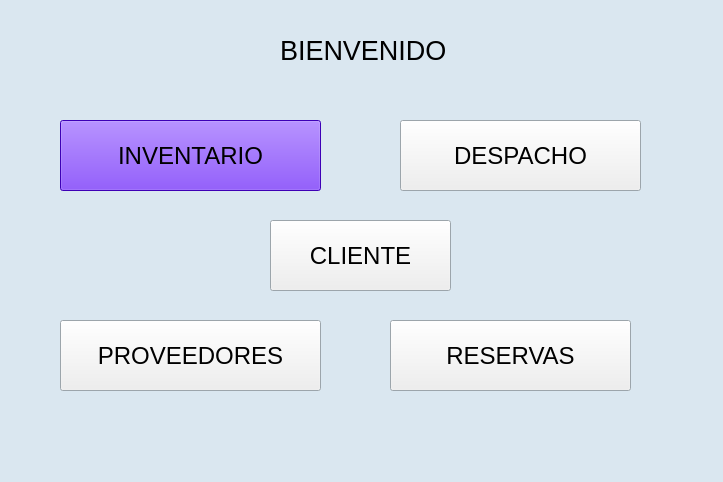
<?xml version="1.0" encoding="UTF-8"?>
<ui version="4.0">
 <class>Principal</class>
 <widget class="QMainWindow" name="Principal">
  <property name="geometry">
   <rect>
    <x>0</x>
    <y>0</y>
    <width>723</width>
    <height>482</height>
   </rect>
  </property>
  <property name="palette">
   <palette>
    <active>
     <colorrole role="Base">
      <brush brushstyle="SolidPattern">
       <color alpha="255">
        <red>255</red>
        <green>255</green>
        <blue>255</blue>
       </color>
      </brush>
     </colorrole>
     <colorrole role="Window">
      <brush brushstyle="SolidPattern">
       <color alpha="255">
        <red>218</red>
        <green>231</green>
        <blue>240</blue>
       </color>
      </brush>
     </colorrole>
    </active>
    <inactive>
     <colorrole role="Base">
      <brush brushstyle="SolidPattern">
       <color alpha="255">
        <red>255</red>
        <green>255</green>
        <blue>255</blue>
       </color>
      </brush>
     </colorrole>
     <colorrole role="Window">
      <brush brushstyle="SolidPattern">
       <color alpha="255">
        <red>218</red>
        <green>231</green>
        <blue>240</blue>
       </color>
      </brush>
     </colorrole>
    </inactive>
    <disabled>
     <colorrole role="Base">
      <brush brushstyle="SolidPattern">
       <color alpha="255">
        <red>218</red>
        <green>231</green>
        <blue>240</blue>
       </color>
      </brush>
     </colorrole>
     <colorrole role="Window">
      <brush brushstyle="SolidPattern">
       <color alpha="255">
        <red>218</red>
        <green>231</green>
        <blue>240</blue>
       </color>
      </brush>
     </colorrole>
    </disabled>
   </palette>
  </property>
  <property name="windowTitle">
   <string>Principal</string>
  </property>
  <widget class="QWidget" name="centralwidget">
   <widget class="QLabel" name="label">
    <property name="geometry">
     <rect>
      <x>280</x>
      <y>30</y>
      <width>181</width>
      <height>41</height>
     </rect>
    </property>
    <property name="font">
     <font>
      <pointsize>20</pointsize>
     </font>
    </property>
    <property name="text">
     <string>BIENVENIDO</string>
    </property>
   </widget>
   <widget class="QPushButton" name="btnInventarioP">
    <property name="geometry">
     <rect>
      <x>60</x>
      <y>120</y>
      <width>261</width>
      <height>71</height>
     </rect>
    </property>
    <property name="palette">
     <palette>
      <active>
       <colorrole role="WindowText">
        <brush brushstyle="SolidPattern">
         <color alpha="255">
          <red>0</red>
          <green>0</green>
          <blue>0</blue>
         </color>
        </brush>
       </colorrole>
       <colorrole role="Button">
        <brush brushstyle="SolidPattern">
         <color alpha="255">
          <red>85</red>
          <green>0</green>
          <blue>255</blue>
         </color>
        </brush>
       </colorrole>
       <colorrole role="Light">
        <brush brushstyle="SolidPattern">
         <color alpha="255">
          <red>170</red>
          <green>127</green>
          <blue>255</blue>
         </color>
        </brush>
       </colorrole>
       <colorrole role="Midlight">
        <brush brushstyle="SolidPattern">
         <color alpha="255">
          <red>127</red>
          <green>63</green>
          <blue>255</blue>
         </color>
        </brush>
       </colorrole>
       <colorrole role="Dark">
        <brush brushstyle="SolidPattern">
         <color alpha="255">
          <red>42</red>
          <green>0</green>
          <blue>127</blue>
         </color>
        </brush>
       </colorrole>
       <colorrole role="Mid">
        <brush brushstyle="SolidPattern">
         <color alpha="255">
          <red>56</red>
          <green>0</green>
          <blue>170</blue>
         </color>
        </brush>
       </colorrole>
       <colorrole role="Text">
        <brush brushstyle="SolidPattern">
         <color alpha="255">
          <red>0</red>
          <green>0</green>
          <blue>0</blue>
         </color>
        </brush>
       </colorrole>
       <colorrole role="BrightText">
        <brush brushstyle="SolidPattern">
         <color alpha="255">
          <red>255</red>
          <green>255</green>
          <blue>255</blue>
         </color>
        </brush>
       </colorrole>
       <colorrole role="ButtonText">
        <brush brushstyle="SolidPattern">
         <color alpha="255">
          <red>0</red>
          <green>0</green>
          <blue>0</blue>
         </color>
        </brush>
       </colorrole>
       <colorrole role="Base">
        <brush brushstyle="SolidPattern">
         <color alpha="255">
          <red>255</red>
          <green>255</green>
          <blue>255</blue>
         </color>
        </brush>
       </colorrole>
       <colorrole role="Window">
        <brush brushstyle="SolidPattern">
         <color alpha="255">
          <red>85</red>
          <green>0</green>
          <blue>255</blue>
         </color>
        </brush>
       </colorrole>
       <colorrole role="Shadow">
        <brush brushstyle="SolidPattern">
         <color alpha="255">
          <red>0</red>
          <green>0</green>
          <blue>0</blue>
         </color>
        </brush>
       </colorrole>
       <colorrole role="AlternateBase">
        <brush brushstyle="SolidPattern">
         <color alpha="255">
          <red>170</red>
          <green>127</green>
          <blue>255</blue>
         </color>
        </brush>
       </colorrole>
       <colorrole role="ToolTipBase">
        <brush brushstyle="SolidPattern">
         <color alpha="255">
          <red>255</red>
          <green>255</green>
          <blue>220</blue>
         </color>
        </brush>
       </colorrole>
       <colorrole role="ToolTipText">
        <brush brushstyle="SolidPattern">
         <color alpha="255">
          <red>0</red>
          <green>0</green>
          <blue>0</blue>
         </color>
        </brush>
       </colorrole>
      </active>
      <inactive>
       <colorrole role="WindowText">
        <brush brushstyle="SolidPattern">
         <color alpha="255">
          <red>0</red>
          <green>0</green>
          <blue>0</blue>
         </color>
        </brush>
       </colorrole>
       <colorrole role="Button">
        <brush brushstyle="SolidPattern">
         <color alpha="255">
          <red>85</red>
          <green>0</green>
          <blue>255</blue>
         </color>
        </brush>
       </colorrole>
       <colorrole role="Light">
        <brush brushstyle="SolidPattern">
         <color alpha="255">
          <red>170</red>
          <green>127</green>
          <blue>255</blue>
         </color>
        </brush>
       </colorrole>
       <colorrole role="Midlight">
        <brush brushstyle="SolidPattern">
         <color alpha="255">
          <red>127</red>
          <green>63</green>
          <blue>255</blue>
         </color>
        </brush>
       </colorrole>
       <colorrole role="Dark">
        <brush brushstyle="SolidPattern">
         <color alpha="255">
          <red>42</red>
          <green>0</green>
          <blue>127</blue>
         </color>
        </brush>
       </colorrole>
       <colorrole role="Mid">
        <brush brushstyle="SolidPattern">
         <color alpha="255">
          <red>56</red>
          <green>0</green>
          <blue>170</blue>
         </color>
        </brush>
       </colorrole>
       <colorrole role="Text">
        <brush brushstyle="SolidPattern">
         <color alpha="255">
          <red>0</red>
          <green>0</green>
          <blue>0</blue>
         </color>
        </brush>
       </colorrole>
       <colorrole role="BrightText">
        <brush brushstyle="SolidPattern">
         <color alpha="255">
          <red>255</red>
          <green>255</green>
          <blue>255</blue>
         </color>
        </brush>
       </colorrole>
       <colorrole role="ButtonText">
        <brush brushstyle="SolidPattern">
         <color alpha="255">
          <red>0</red>
          <green>0</green>
          <blue>0</blue>
         </color>
        </brush>
       </colorrole>
       <colorrole role="Base">
        <brush brushstyle="SolidPattern">
         <color alpha="255">
          <red>255</red>
          <green>255</green>
          <blue>255</blue>
         </color>
        </brush>
       </colorrole>
       <colorrole role="Window">
        <brush brushstyle="SolidPattern">
         <color alpha="255">
          <red>85</red>
          <green>0</green>
          <blue>255</blue>
         </color>
        </brush>
       </colorrole>
       <colorrole role="Shadow">
        <brush brushstyle="SolidPattern">
         <color alpha="255">
          <red>0</red>
          <green>0</green>
          <blue>0</blue>
         </color>
        </brush>
       </colorrole>
       <colorrole role="AlternateBase">
        <brush brushstyle="SolidPattern">
         <color alpha="255">
          <red>170</red>
          <green>127</green>
          <blue>255</blue>
         </color>
        </brush>
       </colorrole>
       <colorrole role="ToolTipBase">
        <brush brushstyle="SolidPattern">
         <color alpha="255">
          <red>255</red>
          <green>255</green>
          <blue>220</blue>
         </color>
        </brush>
       </colorrole>
       <colorrole role="ToolTipText">
        <brush brushstyle="SolidPattern">
         <color alpha="255">
          <red>0</red>
          <green>0</green>
          <blue>0</blue>
         </color>
        </brush>
       </colorrole>
      </inactive>
      <disabled>
       <colorrole role="WindowText">
        <brush brushstyle="SolidPattern">
         <color alpha="255">
          <red>42</red>
          <green>0</green>
          <blue>127</blue>
         </color>
        </brush>
       </colorrole>
       <colorrole role="Button">
        <brush brushstyle="SolidPattern">
         <color alpha="255">
          <red>85</red>
          <green>0</green>
          <blue>255</blue>
         </color>
        </brush>
       </colorrole>
       <colorrole role="Light">
        <brush brushstyle="SolidPattern">
         <color alpha="255">
          <red>170</red>
          <green>127</green>
          <blue>255</blue>
         </color>
        </brush>
       </colorrole>
       <colorrole role="Midlight">
        <brush brushstyle="SolidPattern">
         <color alpha="255">
          <red>127</red>
          <green>63</green>
          <blue>255</blue>
         </color>
        </brush>
       </colorrole>
       <colorrole role="Dark">
        <brush brushstyle="SolidPattern">
         <color alpha="255">
          <red>42</red>
          <green>0</green>
          <blue>127</blue>
         </color>
        </brush>
       </colorrole>
       <colorrole role="Mid">
        <brush brushstyle="SolidPattern">
         <color alpha="255">
          <red>56</red>
          <green>0</green>
          <blue>170</blue>
         </color>
        </brush>
       </colorrole>
       <colorrole role="Text">
        <brush brushstyle="SolidPattern">
         <color alpha="255">
          <red>42</red>
          <green>0</green>
          <blue>127</blue>
         </color>
        </brush>
       </colorrole>
       <colorrole role="BrightText">
        <brush brushstyle="SolidPattern">
         <color alpha="255">
          <red>255</red>
          <green>255</green>
          <blue>255</blue>
         </color>
        </brush>
       </colorrole>
       <colorrole role="ButtonText">
        <brush brushstyle="SolidPattern">
         <color alpha="255">
          <red>42</red>
          <green>0</green>
          <blue>127</blue>
         </color>
        </brush>
       </colorrole>
       <colorrole role="Base">
        <brush brushstyle="SolidPattern">
         <color alpha="255">
          <red>85</red>
          <green>0</green>
          <blue>255</blue>
         </color>
        </brush>
       </colorrole>
       <colorrole role="Window">
        <brush brushstyle="SolidPattern">
         <color alpha="255">
          <red>85</red>
          <green>0</green>
          <blue>255</blue>
         </color>
        </brush>
       </colorrole>
       <colorrole role="Shadow">
        <brush brushstyle="SolidPattern">
         <color alpha="255">
          <red>0</red>
          <green>0</green>
          <blue>0</blue>
         </color>
        </brush>
       </colorrole>
       <colorrole role="AlternateBase">
        <brush brushstyle="SolidPattern">
         <color alpha="255">
          <red>85</red>
          <green>0</green>
          <blue>255</blue>
         </color>
        </brush>
       </colorrole>
       <colorrole role="ToolTipBase">
        <brush brushstyle="SolidPattern">
         <color alpha="255">
          <red>255</red>
          <green>255</green>
          <blue>220</blue>
         </color>
        </brush>
       </colorrole>
       <colorrole role="ToolTipText">
        <brush brushstyle="SolidPattern">
         <color alpha="255">
          <red>0</red>
          <green>0</green>
          <blue>0</blue>
         </color>
        </brush>
       </colorrole>
      </disabled>
     </palette>
    </property>
    <property name="font">
     <font>
      <pointsize>18</pointsize>
     </font>
    </property>
    <property name="cursor">
     <cursorShape>PointingHandCursor</cursorShape>
    </property>
    <property name="text">
     <string>INVENTARIO</string>
    </property>
    <property name="icon">
     <iconset>
      <normaloff>../assets/images Principal/inventario.png</normaloff>../assets/images Principal/inventario.png</iconset>
    </property>
    <property name="iconSize">
     <size>
      <width>64</width>
      <height>64</height>
     </size>
    </property>
   </widget>
   <widget class="QPushButton" name="btnDespachoP">
    <property name="geometry">
     <rect>
      <x>400</x>
      <y>120</y>
      <width>241</width>
      <height>71</height>
     </rect>
    </property>
    <property name="font">
     <font>
      <pointsize>18</pointsize>
     </font>
    </property>
    <property name="cursor">
     <cursorShape>PointingHandCursor</cursorShape>
    </property>
    <property name="text">
     <string>DESPACHO</string>
    </property>
    <property name="icon">
     <iconset>
      <normaloff>../assets/images Principal/despacho-de-aduana.png</normaloff>../assets/images Principal/despacho-de-aduana.png</iconset>
    </property>
    <property name="iconSize">
     <size>
      <width>64</width>
      <height>64</height>
     </size>
    </property>
   </widget>
   <widget class="QPushButton" name="btnProveedoresP">
    <property name="geometry">
     <rect>
      <x>60</x>
      <y>320</y>
      <width>261</width>
      <height>71</height>
     </rect>
    </property>
    <property name="font">
     <font>
      <pointsize>18</pointsize>
     </font>
    </property>
    <property name="cursor">
     <cursorShape>PointingHandCursor</cursorShape>
    </property>
    <property name="text">
     <string>PROVEEDORES</string>
    </property>
    <property name="icon">
     <iconset>
      <normaloff>../assets/images Principal/proveedor.png</normaloff>../assets/images Principal/proveedor.png</iconset>
    </property>
    <property name="iconSize">
     <size>
      <width>64</width>
      <height>64</height>
     </size>
    </property>
   </widget>
   <widget class="QPushButton" name="btnReservasP">
    <property name="geometry">
     <rect>
      <x>390</x>
      <y>320</y>
      <width>241</width>
      <height>71</height>
     </rect>
    </property>
    <property name="font">
     <font>
      <pointsize>18</pointsize>
     </font>
    </property>
    <property name="cursor">
     <cursorShape>PointingHandCursor</cursorShape>
    </property>
    <property name="text">
     <string>RESERVAS</string>
    </property>
    <property name="icon">
     <iconset>
      <normaloff>../assets/images Principal/reservado.png</normaloff>../assets/images Principal/reservado.png</iconset>
    </property>
    <property name="iconSize">
     <size>
      <width>64</width>
      <height>64</height>
     </size>
    </property>
   </widget>
   <widget class="QPushButton" name="btnClienteP">
    <property name="geometry">
     <rect>
      <x>270</x>
      <y>220</y>
      <width>181</width>
      <height>71</height>
     </rect>
    </property>
    <property name="font">
     <font>
      <pointsize>18</pointsize>
     </font>
    </property>
    <property name="cursor">
     <cursorShape>PointingHandCursor</cursorShape>
    </property>
    <property name="text">
     <string>CLIENTE</string>
    </property>
    <property name="icon">
     <iconset>
      <normaloff>../assets/images necesarias/atencion-al-cliente.png</normaloff>../assets/images necesarias/atencion-al-cliente.png</iconset>
    </property>
    <property name="iconSize">
     <size>
      <width>64</width>
      <height>64</height>
     </size>
    </property>
   </widget>
  </widget>
 </widget>
 <resources/>
 <connections/>
</ui>
